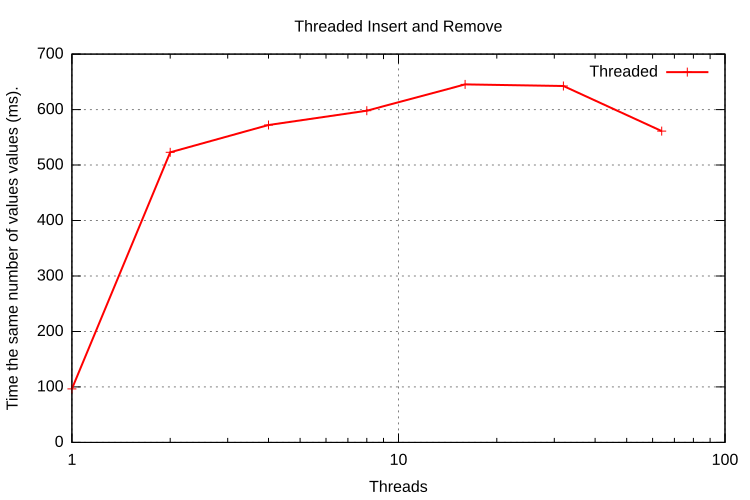

The script that saved this image:
set logscale x
set grid
set title "Threaded Insert and Remove"
set xlabel "Threads"
set ylabel "Time the same number of values values (ms)."
set pointsize 1
set datafile separator "\t"
# Curve fit
#cost(x) = a + (b / (x/1024))
#fit cost(x) "perf_height_size.dat" using 1:2 via a,b

set terminal png size 1000,700           # choose the file format
set output "images/perf_cpp_threaded_vari_size.png"   # choose the output device

plot "dat/perf_cpp_threaded_vari_size.dat" using 1:3 t "Threaded" with linespoints pt 1 lw 2

reset
